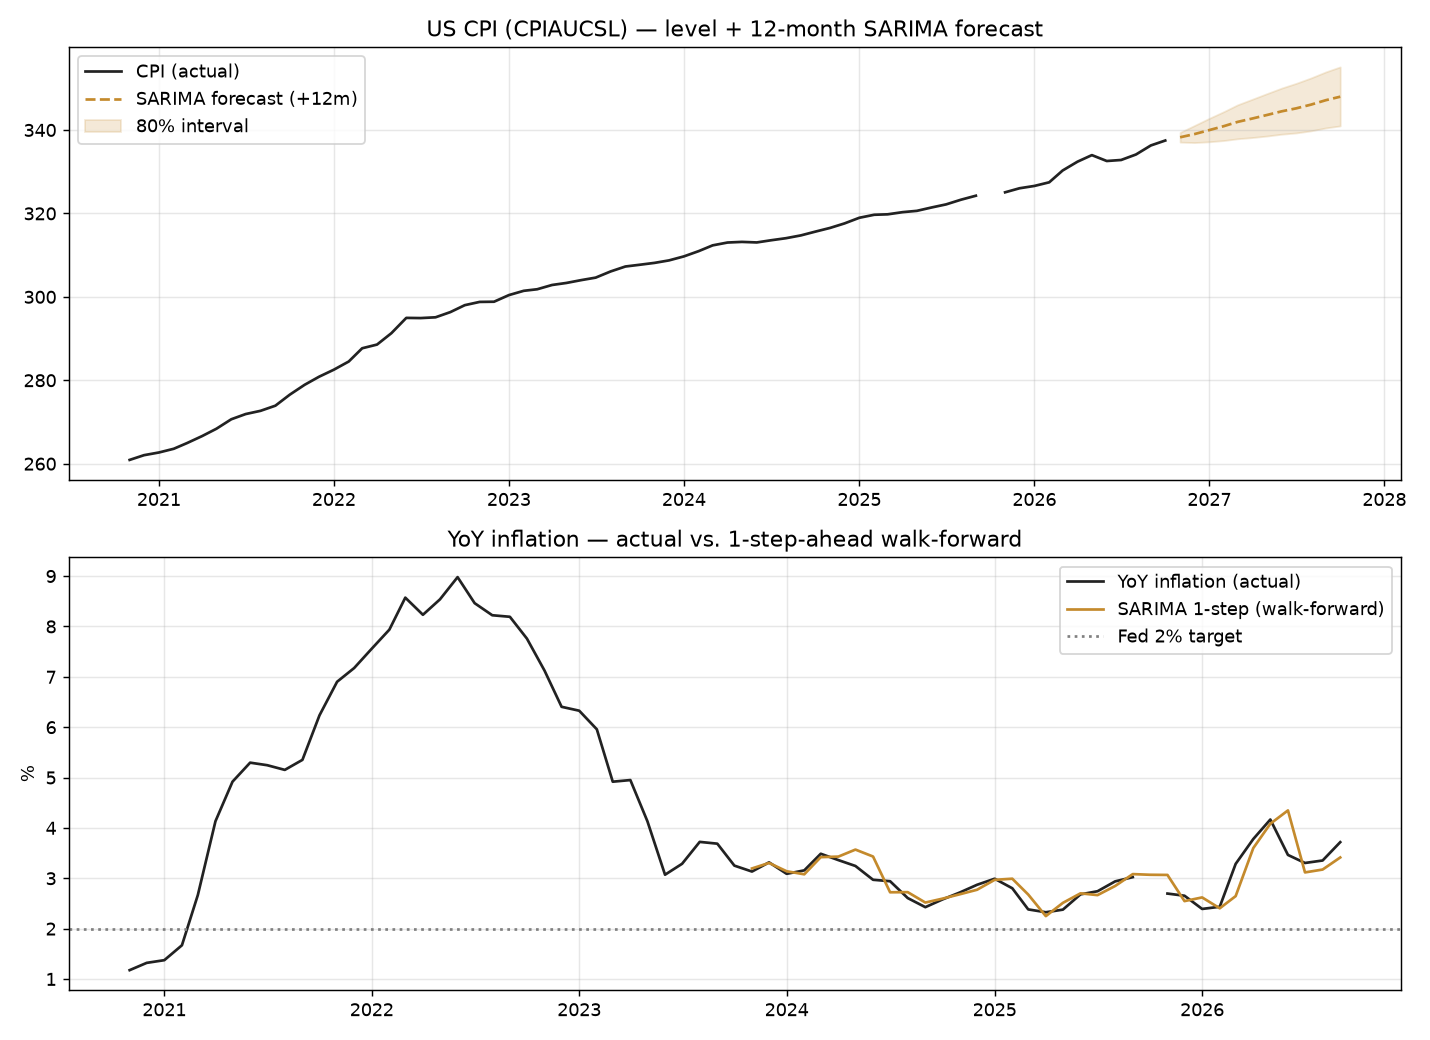

Generate this figure with Python:
"""
Quantum #2 — Macroeconomic variable forecasting: US CPI inflation.

Classic econometrics done honestly:
  - SARIMA order chosen by AIC over a small candidate set (the "airline model"
    family), not a hard-coded guess.
  - Walk-forward backtest: at each month in the holdout we forecast 1..12 months
    ahead using only past data, then score by horizon. This is how a forecaster
    is actually judged — not a single static multi-year projection.
  - Honest baselines: random walk on the *inflation rate* (freeze last YoY) and
    seasonal naive (YoY from a year ago). These are genuinely hard to beat, so
    the comparison means something.
  - Diagnostics: ADF stationarity, Ljung-Box residual autocorrelation, AIC.

Data: FRED series CPIAUCSL (keyless public CSV, no API key).
Run:  python3 cpi_forecast.py   ->  metrics to stdout + cpi_forecast.png
"""
import io
import ssl
import urllib.request
import warnings
from functools import lru_cache

import numpy as np
import pandas as pd
import certifi  # python.org builds ship no CA bundle; use certifi's
import matplotlib
matplotlib.use("Agg")
import matplotlib.pyplot as plt
from statsmodels.tsa.statespace.sarimax import SARIMAX
from statsmodels.tsa.stattools import adfuller
from statsmodels.stats.diagnostic import acorr_ljungbox

warnings.simplefilter("ignore")  # statsmodels convergence chatter, not our concern

FRED_CSV = "https://fred.stlouisfed.org/graph/fredgraph.csv?id={}"
# Whitelist of monthly price indices — all make YoY inflation meaningful and use
# the exact same pipeline. Whitelisting also stops user input reaching the URL (SSRF).
SERIES = {
    "CPIAUCSL": "US CPI — all items",
    "CPILFESL": "US Core CPI — ex food & energy",
    "PCEPI":    "US PCE price index",
    "PCEPILFE": "US Core PCE — the Fed's preferred gauge",
}
DEFAULT_SERIES = "CPIAUCSL"
HOLDOUT = 36          # months of walk-forward backtest
FORECAST_H = 12       # months to forecast out-of-sample
HORIZONS = (1, 3, 6, 12)

# Candidate orders: the classic monthly-seasonal ("airline") family plus a few
# richer variants. AIC picks; we don't hard-code one and hope.
# ponytail: curated shortlist, not a full grid search. Swap in pmdarima.auto_arima
# if you want exhaustive tuning — this covers the orders that actually matter for CPI.
CANDIDATES = [
    ((0, 1, 1), (0, 1, 1, 12)),   # airline model — the default to beat
    ((1, 1, 1), (0, 1, 1, 12)),
    ((2, 1, 1), (0, 1, 1, 12)),
    ((1, 1, 2), (0, 1, 1, 12)),
    ((2, 1, 2), (0, 1, 1, 12)),
    ((1, 1, 1), (1, 1, 1, 12)),
    ((2, 1, 2), (1, 1, 1, 12)),
]


def load_series(series_id=DEFAULT_SERIES):
    if series_id not in SERIES:
        raise ValueError(f"unknown series {series_id!r}")
    req = urllib.request.Request(FRED_CSV.format(series_id), headers={"User-Agent": "quantum-cpi/1.0"})
    ctx = ssl.create_default_context(cafile=certifi.where())
    with urllib.request.urlopen(req, timeout=30, context=ctx) as r:
        df = pd.read_csv(io.BytesIO(r.read()))
    df.columns = ["date", "cpi"]
    s = pd.Series(df["cpi"].values, index=pd.to_datetime(df["date"]), name="cpi")
    # Keep every calendar month, published or not. A month the source never released
    # (Oct 2025, US government shutdown) stays as NaN: SARIMAX's Kalman filter skips it,
    # and row i-12 is always the same month a year earlier. Dropping it would shift
    # every later row by one, so "12 rows back" would mean 13 months back.
    s = s.asfreq("MS")
    return s.loc[s.first_valid_index():s.last_valid_index()]


load_cpi = load_series  # back-compat alias for main()


def _months_apart(idx, lag):
    m = idx.year * 12 + idx.month
    return np.asarray(m[lag:] - m[:-lag])


def assert_monthly(s):
    """Every row must sit exactly 12 months after the row 12 places above it (and one
    month after the previous one). shift(12) and the tp-12 lookups move by ROWS, so
    this is what makes them year-over-year."""
    assert (_months_apart(s.index, 1) == 1).all() and (_months_apart(s.index, 12) == 12).all(), \
        "index has a missing month: keep it as NaN instead of dropping the row"


def yoy(cpi):
    """Year-over-year inflation, %. NaN where either month was never published."""
    assert_monthly(cpi)
    return 100.0 * (cpi / cpi.shift(12) - 1.0)


def latest_yoy(cpi):
    """(date, value) of the last month whose YoY exists: the newest month has none
    when its base, the same month a year earlier, was never published."""
    y = yoy(cpi).dropna()
    return y.index[-1], float(y.iloc[-1])


def _fit(logcpi, order, seasonal):
    return SARIMAX(logcpi, order=order, seasonal_order=seasonal,
                   enforce_stationarity=False, enforce_invertibility=False).fit(disp=False)


def select_order(logcpi):
    """Pick the (order, seasonal) with lowest AIC on the full sample."""
    scored = []
    for order, seasonal in CANDIDATES:
        try:
            scored.append((_fit(logcpi, order, seasonal).aic, order, seasonal))
        except Exception:
            continue
    scored.sort()
    return scored


def walk_forward(cpi, order, seasonal):
    """
    Rolling-origin backtest over the last HOLDOUT months. Fit once, then roll the
    filter forward one real observation at a time (fast, no refit), forecasting
    1..max(HORIZONS) ahead from each origin. Returns tidy rows: (h, actual, sarima,
    rw_yoy, snaive) — all YoY inflation %, comparable across models.
    """
    log = np.log(cpi)
    lvl = cpi.values.astype(float)
    yoy_act = yoy(cpi).values
    yoy_known = pd.Series(yoy_act).ffill().values   # last YoY a forecaster had in hand at each month
    n, max_h = len(cpi), max(HORIZONS)
    start = n - HOLDOUT

    base_res = _fit(log.iloc[:start], order, seasonal)   # fit params ONCE, on pre-holdout data
    rows = []
    for o in range(start, n):                       # o = # observed months; origin is position o-1
        # re-filter the first o months with the fixed params (fast, no refit)
        res = base_res.apply(log.iloc[:o]) if o > start else base_res
        fc = np.exp(np.asarray(res.forecast(max_h)))  # forecast levels for positions o..o+max_h-1
        last_known_yoy = yoy_known[o - 1]
        for h in HORIZONS:
            tp = o + h - 1                          # target position (0-based)
            if tp >= n:
                continue
            bp = tp - 12                            # YoY base position
            base = lvl[bp] if bp < o else fc[bp - o]   # actual if known, else model's own forecast
            sar = 100.0 * (fc[h - 1] / base - 1.0)
            snaive = yoy_act[tp - 12] if tp - 12 >= 0 else np.nan   # inflation a year ago
            rows.append((h, yoy_act[tp], sar, last_known_yoy, snaive))
    return pd.DataFrame(rows, columns=["h", "actual", "sarima", "rw_yoy", "snaive"])


def rmse(a, b):
    a, b = np.asarray(a, float), np.asarray(b, float)
    m = ~(np.isnan(a) | np.isnan(b))
    return float(np.sqrt(np.mean((a[m] - b[m]) ** 2)))


def score_by_horizon(bt):
    out = []
    for h in HORIZONS:
        s = bt[bt.h == h]
        out.append((h, int(s.actual.notna().sum()),   # months with no YoY cannot be scored
                    rmse(s.actual, s.sarima),
                    rmse(s.actual, s.rw_yoy),
                    rmse(s.actual, s.snaive)))
    return pd.DataFrame(out, columns=["h_months", "n", "SARIMA", "RW_YoY", "SeasNaive"])


def one_step_series(cpi, bt):
    """h=1 walk-forward predictions, indexed by target date, for plotting."""
    idx = cpi.index[len(cpi) - HOLDOUT:]
    return pd.Series(bt[bt.h == 1]["sarima"].values, index=idx)


def final_forecast(cpi, order, seasonal):
    fit = _fit(np.log(cpi), order, seasonal)
    fc = fit.get_forecast(FORECAST_H)
    future = pd.date_range(cpi.index[-1], periods=FORECAST_H + 1, freq="MS")[1:]
    lvl = pd.Series(np.exp(np.asarray(fc.predicted_mean)), index=future)
    ci = np.exp(np.asarray(fc.conf_int(alpha=0.20)))     # 80% band
    return lvl, pd.DataFrame(ci, index=future, columns=["lo", "hi"]), fit


def diagnostics(fit, cpi):
    lb = acorr_ljungbox(fit.resid[13:].dropna(), lags=[12, 24], return_df=True)
    adf_p = adfuller(np.log(cpi).diff().dropna())[1]
    return fit.aic, lb["lb_pvalue"].to_dict(), adf_p


def plot(cpi, one_step, fc_lvl, ci):
    fig, (ax1, ax2) = plt.subplots(2, 1, figsize=(11, 8))
    recent = cpi.iloc[-72:]
    ax1.plot(recent.index, recent.values, label="CPI (actual)", color="#222")
    ax1.plot(fc_lvl.index, fc_lvl.values, "--", label=f"SARIMA forecast (+{FORECAST_H}m)", color="#c48a2c")
    ax1.fill_between(ci.index, ci["lo"], ci["hi"], color="#c48a2c", alpha=0.18, label="80% interval")
    ax1.set_title("US CPI (CPIAUCSL) — level + 12-month SARIMA forecast")
    ax1.legend(); ax1.grid(alpha=0.3)

    infl = yoy(cpi).iloc[-72:]
    ax2.plot(infl.index, infl.values, label="YoY inflation (actual)", color="#222")
    ax2.plot(one_step.index, one_step.values, label="SARIMA 1-step (walk-forward)", color="#c48a2c")
    ax2.axhline(2.0, ls=":", color="gray", label="Fed 2% target")
    ax2.set_title("YoY inflation — actual vs. 1-step-ahead walk-forward"); ax2.set_ylabel("%")
    ax2.legend(); ax2.grid(alpha=0.3)
    fig.tight_layout()
    fig.savefig("cpi_forecast.png", dpi=130)


def _fmt_order(order, seasonal):
    return f"({order[0]},{order[1]},{order[2]})({seasonal[0]},{seasonal[1]},{seasonal[2]})[12]"


@lru_cache(maxsize=8)   # ponytail: full run is ~10s; FRED updates monthly, so cache per series
def analyze(series_id=DEFAULT_SERIES):
    """Run the whole pipeline for one series and return a JSON-able dict for the web UI."""
    cpi = load_series(series_id)
    log = np.log(cpi)
    scored = select_order(log)
    _, order, seasonal = scored[0]

    bt = walk_forward(cpi, order, seasonal)
    table = score_by_horizon(bt)
    fc_lvl, ci, fit = final_forecast(cpi, order, seasonal)
    aic, lb, adf_p = diagnostics(fit, cpi)

    hist = yoy(cpi).dropna().iloc[-48:]
    latest_date, latest = latest_yoy(cpi)
    combined = pd.concat([cpi, fc_lvl])
    assert_monthly(combined)
    base12 = combined.shift(12).loc[fc_lvl.index]     # YoY base level for each forecast month
    fc_yoy = 100.0 * (fc_lvl / base12 - 1.0)
    lo_yoy = 100.0 * (ci["lo"] / base12 - 1.0)
    hi_yoy = 100.0 * (ci["hi"] / base12 - 1.0)

    return {
        "series": series_id,
        "series_name": SERIES[series_id],
        "start": cpi.index[0].strftime("%Y-%m"),
        "end": cpi.index[-1].strftime("%Y-%m"),
        "n": int(cpi.count()),
        "latest_yoy": round(latest, 2),
        "latest_yoy_date": latest_date.strftime("%Y-%m"),
        "candidates": [{"order": _fmt_order(o, s), "aic": round(a, 1)} for a, o, s in scored],
        "chosen": _fmt_order(order, seasonal),
        "backtest": [
            {"h": int(r.h_months), "n": int(r.n),
             "sarima": round(r.SARIMA, 3), "rw": round(r.RW_YoY, 3), "snaive": round(r.SeasNaive, 3),
             "winner": min(("SARIMA", r.SARIMA), ("RW", r.RW_YoY), ("SeasNaive", r.SeasNaive),
                           key=lambda x: x[1])[0]}
            for _, r in table.iterrows()
        ],
        "bias": round(float((bt[bt.h == 1].actual - bt[bt.h == 1].sarima).mean()), 3),
        "diag": {"aic": round(aic, 1), "lb12": round(float(lb[12]), 3),
                 "lb24": round(float(lb[24]), 3), "adf_p": round(float(adf_p), 4)},
        "history": [{"date": d.strftime("%Y-%m"), "yoy": round(float(v), 2)} for d, v in hist.items()],
        "forecast": [
            {"date": d.strftime("%Y-%m"), "yoy": round(float(fc_yoy[d]), 2),
             "lo": round(float(lo_yoy[d]), 2), "hi": round(float(hi_yoy[d]), 2)}
            for d in fc_lvl.index
            if not np.isnan(fc_yoy[d])      # no YoY for a month whose base was never published
        ],
    }


def _selfcheck():
    idx = pd.date_range("2000-01-01", periods=25, freq="MS")
    doubling = pd.Series([100 * 2 ** (i / 12) for i in range(25)], index=idx)
    assert abs(yoy(doubling).iloc[-1] - 100.0) < 1e-6, "yoy() broken"
    # A month the source never published: kept as NaN, so only that month and the same
    # month a year later lose their YoY and every other comparison is still 12 months.
    gap = doubling.copy(); gap.iloc[5] = np.nan
    y = yoy(gap)
    assert list(y.index[y.isna()][12:]) == [idx[17]], "a NaN month must only blank the same month a year later"
    assert abs(y.iloc[-1] - 100.0) < 1e-6, "yoy() after a NaN month must still span 12 months"
    try:
        yoy(gap.dropna())      # the old bug: row dropped, shift(12) reaches 13 months back
        raise SystemExit("yoy() accepted an index with a dropped month")
    except AssertionError:
        pass
    assert rmse([1, 2, 3], [1, 2, 3]) == 0, "rmse() broken"
    assert rmse([1, np.nan, 3], [1, 9, 3]) == 0, "rmse() should skip NaN pairs"


def main():
    _selfcheck()
    cpi = load_cpi()
    missing = [d.strftime("%Y-%m") for d in cpi.index[cpi.isna()]]
    print(f"CPI loaded: {cpi.index[0].date()} … {cpi.index[-1].date()} "
          f"({cpi.count()} months, never published: {', '.join(missing) or 'none'})")
    d, v = latest_yoy(cpi)
    print(f"Latest YoY inflation: {v:.2f}% ({d:%b %Y})\n")

    scored = select_order(np.log(cpi))
    print("Model selection by AIC (lower = better):")
    for aic, order, seasonal in scored:
        print(f"  SARIMA{order}{seasonal[:3]}s12   AIC={aic:9.1f}")
    _, order, seasonal = scored[0]
    print(f"  -> chosen: SARIMA{order}{seasonal[:3]}s12\n")

    bt = walk_forward(cpi, order, seasonal)
    table = score_by_horizon(bt)
    print(f"Walk-forward backtest (last {HOLDOUT} months) — YoY inflation RMSE by horizon:")
    print("  h(mo)   n   SARIMA   RW_YoY  SeasNaive   winner")
    for _, r in table.iterrows():
        best = min(("SARIMA", r.SARIMA), ("RW_YoY", r.RW_YoY), ("SeasNaive", r.SeasNaive), key=lambda x: x[1])[0]
        print(f"   {int(r.h_months):>3} {int(r.n):>4}  {r.SARIMA:>6.3f}  {r.RW_YoY:>6.3f}   {r.SeasNaive:>7.3f}   {best}")
    bias = float((bt[bt.h == 1].actual - bt[bt.h == 1].sarima).mean())
    print(f"  1-step mean bias (actual - pred): {bias:+.3f} pp\n")

    fc_lvl, ci, fit = final_forecast(cpi, order, seasonal)
    aic, lb, adf_p = diagnostics(fit, cpi)
    print("Diagnostics (full-sample fit):")
    print(f"  AIC = {aic:.1f}")
    print(f"  Ljung-Box p-value  lag12={lb[12]:.3g}  lag24={lb[24]:.3g}  (p>0.05 = residuals ~ white noise)")
    print(f"  ADF on Δlog(CPI): p={adf_p:.4f}  (p<0.05 = differenced series is stationary)\n")

    next_infl = yoy(pd.concat([cpi, fc_lvl])).loc[fc_lvl.index]
    print(f"Out-of-sample forecast (next {FORECAST_H} months), implied YoY inflation:")
    for d, v in next_infl.items():
        print(f"  {d.date()}  {v:5.2f}%")

    plot(cpi, one_step_series(cpi, bt), fc_lvl, ci)
    print("\nSaved cpi_forecast.png")


if __name__ == "__main__":
    main()
